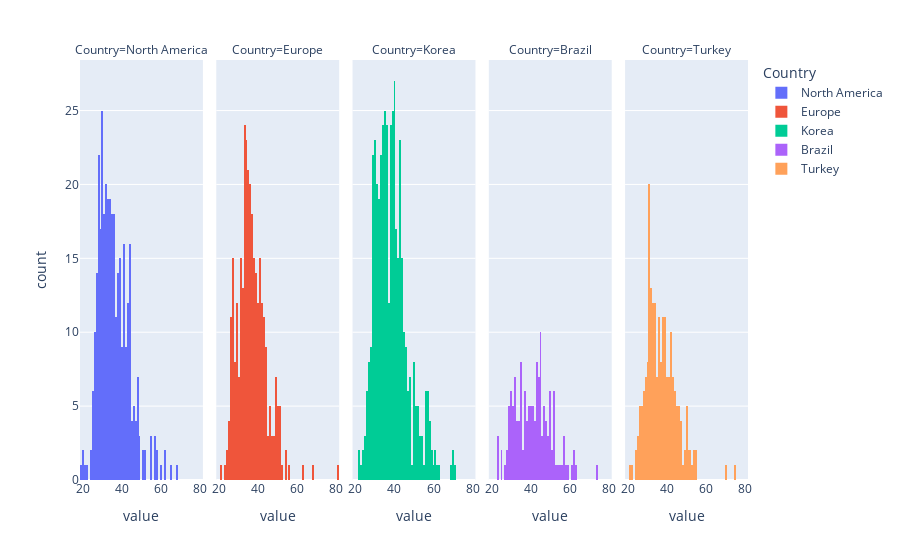

Notebook code cell kept with this figure:
### Code cell
px.histogram(df_length[df_length['Year']==2016], x=['gamelength'],facet_col="Country", color = "Country")

### Figure 1 — Plotly figure (JSON) as saved in the notebook; plotly's stock layout.template omitted (floating-point values rounded to 4 significant figures; data arrays with more than 128 entries replaced by an {"elided": "..."} marker saying what was removed)
{"data": [{"alignmentgroup": "True", "bingroup": "x", "hovertemplate": "Country=North America<br>value=%{x}<br>count=%{y}<extra></extra>", "legendgroup": "North America", "marker": {"color": "#636efa", "pattern": {"shape": ""}}, "name": "North America", "offsetgroup": "North America", "orientation": "v", "showlegend": true, "type": "histogram", "x": {"elided": "355 int values"}, "xaxis": "x", "yaxis": "y"}, {"alignmentgroup": "True", "bingroup": "x", "hovertemplate": "Country=Europe<br>value=%{x}<br>count=%{y}<extra></extra>", "legendgroup": "Europe", "marker": {"color": "#EF553B", "pattern": {"shape": ""}}, "name": "Europe", "offsetgroup": "Europe", "orientation": "v", "showlegend": true, "type": "histogram", "x": {"elided": "321 int values"}, "xaxis": "x2", "yaxis": "y2"}, {"alignmentgroup": "True", "bingroup": "x", "hovertemplate": "Country=Korea<br>value=%{x}<br>count=%{y}<extra></extra>", "legendgroup": "Korea", "marker": {"color": "#00cc96", "pattern": {"shape": ""}}, "name": "Korea", "offsetgroup": "Korea", "orientation": "v", "showlegend": true, "type": "histogram", "x": {"elided": "453 int values"}, "xaxis": "x3", "yaxis": "y3"}, {"alignmentgroup": "True", "bingroup": "x", "hovertemplate": "Country=Brazil<br>value=%{x}<br>count=%{y}<extra></extra>", "legendgroup": "Brazil", "marker": {"color": "#ab63fa", "pattern": {"shape": ""}}, "name": "Brazil", "offsetgroup": "Brazil", "orientation": "v", "showlegend": true, "type": "histogram", "x": {"elided": "146 int values"}, "xaxis": "x4", "yaxis": "y4"}, {"alignmentgroup": "True", "bingroup": "x", "hovertemplate": "Country=Turkey<br>value=%{x}<br>count=%{y}<extra></extra>", "legendgroup": "Turkey", "marker": {"color": "#FFA15A", "pattern": {"shape": ""}}, "name": "Turkey", "offsetgroup": "Turkey", "orientation": "v", "showlegend": true, "type": "histogram", "x": {"elided": "213 int values"}, "xaxis": "x5", "yaxis": "y5"}], "layout": {"annotations": [{"font": {}, "showarrow": false, "text": "Country=North America", "x": 0.092, "xanchor": "center", "xref": "paper", "y": 1, "yanchor": "bottom", "yref": "paper"}, {"font": {}, "showarrow": false, "text": "Country=Europe", "x": 0.296, "xanchor": "center", "xref": "paper", "y": 1, "yanchor": "bottom", "yref": "paper"}, {"font": {}, "showarrow": false, "text": "Country=Korea", "x": 0.5, "xanchor": "center", "xref": "paper", "y": 1, "yanchor": "bottom", "yref": "paper"}, {"font": {}, "showarrow": false, "text": "Country=Brazil", "x": 0.704, "xanchor": "center", "xref": "paper", "y": 1, "yanchor": "bottom", "yref": "paper"}, {"font": {}, "showarrow": false, "text": "Country=Turkey", "x": 0.908, "xanchor": "center", "xref": "paper", "y": 1, "yanchor": "bottom", "yref": "paper"}], "barmode": "relative", "legend": {"title": {"text": "Country"}, "tracegroupgap": 0}, "margin": {"t": 60}, "xaxis": {"anchor": "y", "domain": [0, 0.184], "title": {"text": "value"}}, "xaxis2": {"anchor": "y2", "domain": [0.204, 0.388], "matches": "x", "title": {"text": "value"}}, "xaxis3": {"anchor": "y3", "domain": [0.408, 0.592], "matches": "x", "title": {"text": "value"}}, "xaxis4": {"anchor": "y4", "domain": [0.612, 0.796], "matches": "x", "title": {"text": "value"}}, "xaxis5": {"anchor": "y5", "domain": [0.816, 1], "matches": "x", "title": {"text": "value"}}, "yaxis": {"anchor": "x", "domain": [0, 1], "title": {"text": "count"}}, "yaxis2": {"anchor": "x2", "domain": [0, 1], "matches": "y", "showticklabels": false}, "yaxis3": {"anchor": "x3", "domain": [0, 1], "matches": "y", "showticklabels": false}, "yaxis4": {"anchor": "x4", "domain": [0, 1], "matches": "y", "showticklabels": false}, "yaxis5": {"anchor": "x5", "domain": [0, 1], "matches": "y", "showticklabels": false}}}
